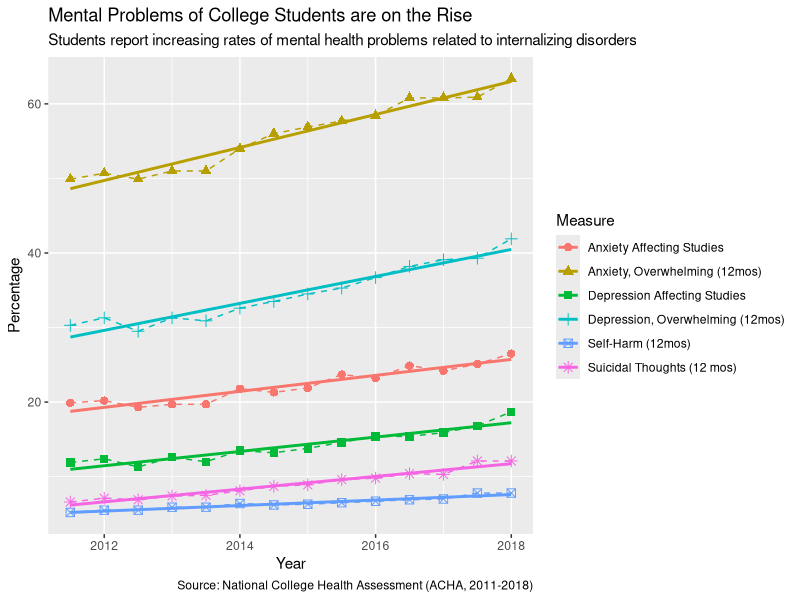
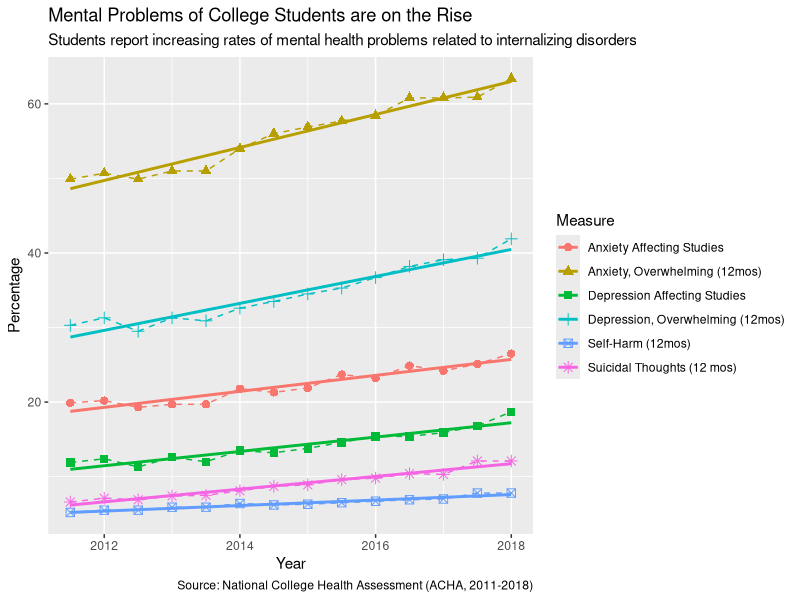

Reproduce these figures in R, in order.
#Taken directly from Executive Reports - 
#Freely avaialable at https://www.acha.org/NCHA/NCHA_Home

ACHA_year<-c(2018, 2017.5, 2017, 2016.5, 2016, 2015.5, 2015, 2014.5, 2014, 2013.5, 2013, 2012.5, 2012, 2011.5)

#The degree to which anxiety/depression was severe enough to effect academic performance
ACHA_anx_aca<-c(26.5, 25.1, 24.2, 24.9, 23.2, 23.7, 21.9, 21.3, 21.8, 19.7, 19.7, 19.3, 20.2, 19.9)
ACHA_dep_aca<-c(18.7, 16.8, 15.9, 15.4, 15.4, 14.6, 13.8, 13.2, 13.5, 12.0, 12.6, 11.3, 12.4, 11.9)

#The degree to which anxiety/depression was overwhelming in last 12 months
ACHA_anx_12mo<-c(63.4, 60.9, 60.8, 60.8, 58.4, 57.7, 56.9, 56, 54, 51, 51, 49.9, 50.7, 49.9)
ACHA_dep_12mo<-c(41.9, 39.3, 39.1, 38.2, 36.7, 35.3, 34.5, 33.5, 32.6, 30.9, 31.3, 29.5, 31.3, 30.3)

#Self-Harm (last 12 months) & Suicidal Ideation
ACHA_SH_12mo<-c(7.8, 7.8, 7, 6.9, 6.7, 6.5, 6.3, 6.2, 6.4, 5.9, 5.9, 5.5, 5.5, 5.2)
ACHA_SI_12mo<-c(12.1, 12.1, 10.3, 10.4, 9.8, 9.6, 8.9, 8.7, 8.1, 7.5, 7.4, 6.9, 7.1, 6.6)

dat<-data.frame(Year = ACHA_year, 
                Measure = c(rep("Anxiety Affecting Studies",14), 
                            rep("Depression Affecting Studies",14), 
                            rep("Anxiety, Overwhelming (12mos)", 14), 
                            rep("Depression, Overwhelming (12mos)", 14), 
                            rep("Self-Harm (12mos)", 14), 
                            rep("Suicidal Thoughts (12 mos)", 14)), 
                Percentage = c(ACHA_anx_aca,
                               ACHA_dep_aca, 
                               ACHA_anx_12mo, 
                               ACHA_dep_12mo, 
                               ACHA_SH_12mo, 
                               ACHA_SI_12mo))

library(tidyverse)
g<-ggplot(data=dat, aes(x=Year, y=Percentage, group = Measure, color = Measure))+
  geom_point(aes(shape=Measure), size=2.5)+
  geom_line(lty='dashed')+
  stat_smooth(method='lm', se=FALSE, alpha=.7)+
  labs(caption = "Source: National College Health Assessment (ACHA, 2011-2018)",
       title = "Mental Problems of College Students are on the Rise", 
       subtitle = "Students report increasing rates of mental health problems related to internalizing disorders")
g

wd<-'/home/matthew/Documents/Twitter Stuff'
png(paste0(wd, '/ACHA.png'), 
    res = 900, 
    units = 'in', 
    width = 8, 
    height = 8)
g
dev.off()